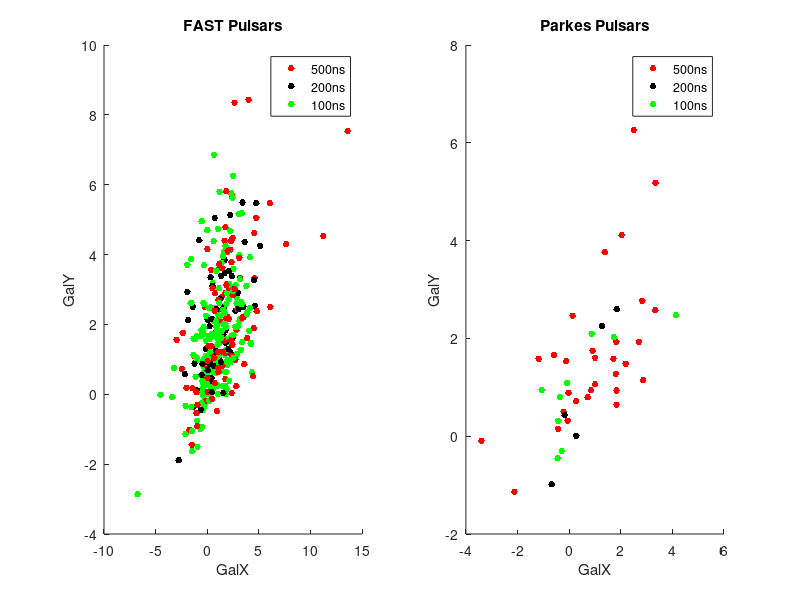

Recreate this plot in MATLAB.
% Calculate the jitter noise and radiometer noise for fast pulsars
%% QYQ 2017.6.18
clear;
%% pulsar parameters
fastmsp=load('fastmsp1.mat');
N=length(fastmsp.P);% number of pulsars
p=fastmsp.P*10^(-3);%in seconds
w0=fastmsp.W; % the original data for W in degrees
w=w0.*p/360; %fastmsp.W*10^(-3);%w0.*p/360;% transform w to time scale
s=fastmsp.S*10^(-3);%fastmsp.S*10^(-3);
t= 3600; % the integrate time, here we set it as 1h

%% telescope parameters
Tsf=20;% system Temprature for fast
Tsp=28;% ... for parkes
Gf=16.5; % for fast
Gp=0.8;% for parkes
dff=800*10^6;% the width of frequency for fast
dfp=300*10^6; % ... for parkes

%% jitter noise and radiometer noise
sigmaj=0.2.*w.*sqrt(p/t);% jitter noise
sigmarf=(w*Tsf).*sqrt(w./(p-w))./(Gf*s*sqrt(2*dff*t));% radiometer noise for fast
sigmarp=(w*Tsp).*sqrt(w./(p-w))./(Gp*s*sqrt(2*dfp*t));
sigmaf=sqrt(sigmaj.^2+sigmarf.^2);%total sigma for fast
sigmap=sqrt(sigmaj.^2+sigmarp.^2);% ... for parkes

%% dominant noise
jf=zeros(3,1);%  jitter noise dominant is 1 for fast
jp=zeros(3,1);% ...for parkes

for i=1:1:N
    if sigmaj(i) > sigmarf(i)
        jf(i)=1;
    end
    if sigmaj(i) > sigmarp(i)
        jp(i)=1;
    end
end

%% for fast
p100=0;%number of pulsars with sigma less than 100ns
p200=0;
p500=0;

figure;
subplot(1,2,1);
hold on;
for i=1:1:N
    
    if sigmaf(i) < 5*10^(-7)
        p500=p500+1;
        x=fastmsp.D(i).*cosd(fastmsp.b(i)).*cosd(fastmsp.l(i));
        y=fastmsp.D(i).*cosd(fastmsp.b(i)).*sind(fastmsp.l(i));
        h1=plot(x,y,'.r','markersize',15);
       % legend('500ns');
       % hold on;
    end
    
    
    if sigmaf(i) < 2*10^(-7)
        p200=p200+1;
        x=fastmsp.D(i).*cosd(fastmsp.b(i)).*cosd(fastmsp.l(i));
        y=fastmsp.D(i).*cosd(fastmsp.b(i)).*sind(fastmsp.l(i));
        h2=plot(x,y,'.k','markersize',15);
       % legend('200ns');
       % hold on;
    end
    
    
    if sigmaf(i) < 10^(-7)
        p100=p100+1;
        x=fastmsp.D(i).*cosd(fastmsp.b(i)).*cosd(fastmsp.l(i));
        y=fastmsp.D(i).*cosd(fastmsp.b(i)).*sind(fastmsp.l(i));
        h3=plot(x,y,'.g','markersize',15);
      %  legend('100ns');
      %  hold on;
    end
end
title('FAST Pulsars');
xlabel('GalX');
ylabel('GalY');
legend([h1,h2,h3],'500ns','200ns','100ns');
display(['The number of pulsars in fast less than 100ns is ',num2str(p100)]);
display(['The number of pulsars in fast less than 200ns is ',num2str(p200)]);
display(['The number of pulsars in fast less than 500ns is ',num2str(p500)]);


%% for parkes
p100=0;%number of pulsars with sigma less than 100ns
p200=0;
p500=0;

subplot(1,2,2);
hold on;

for i=1:1:N
    
    if sigmap(i) < 5*10^(-7)
        p500 = p500+1;
        x=fastmsp.D(i).*cosd(fastmsp.b(i)).*cosd(fastmsp.l(i));
        y=fastmsp.D(i).*cosd(fastmsp.b(i)).*sind(fastmsp.l(i));
        h1=plot(x,y,'.r','markersize',15);
       % hold on;
        
    end
    
    
    if sigmap(i) < 2*10^(-7)
        p200=p200+1;
        x=fastmsp.D(i).*cosd(fastmsp.b(i)).*cosd(fastmsp.l(i));
        y=fastmsp.D(i).*cosd(fastmsp.b(i)).*sind(fastmsp.l(i));
        h2=plot(x,y,'.k','markersize',15);
       % hold on;
    end
    
    
    if sigmap(i) < 10^(-7)
        p100=p100+1;
        x=fastmsp.D(i).*cosd(fastmsp.b(i)).*cosd(fastmsp.l(i));
        y=fastmsp.D(i).*cosd(fastmsp.b(i)).*sind(fastmsp.l(i));
        h3=plot(x,y,'.g','markersize',15);
       % hold on;
    end
end


%% figure
title('Parkes Pulsars');
xlabel('GalX');
ylabel('GalY');
legend([h1,h2,h3],'500ns','200ns','100ns');
display(['The number of pulsars in Parkes less than 100ns is ',num2str(p100)]);
display(['The number of pulsars in Parkes less than 200ns is ',num2str(p200)]);
display(['The number of pulsars in Parkes less than 500ns is ',num2str(p500)]);
save('sigma.mat','sigmaj','sigmarf','sigmarp','sigmaf','sigmap');


